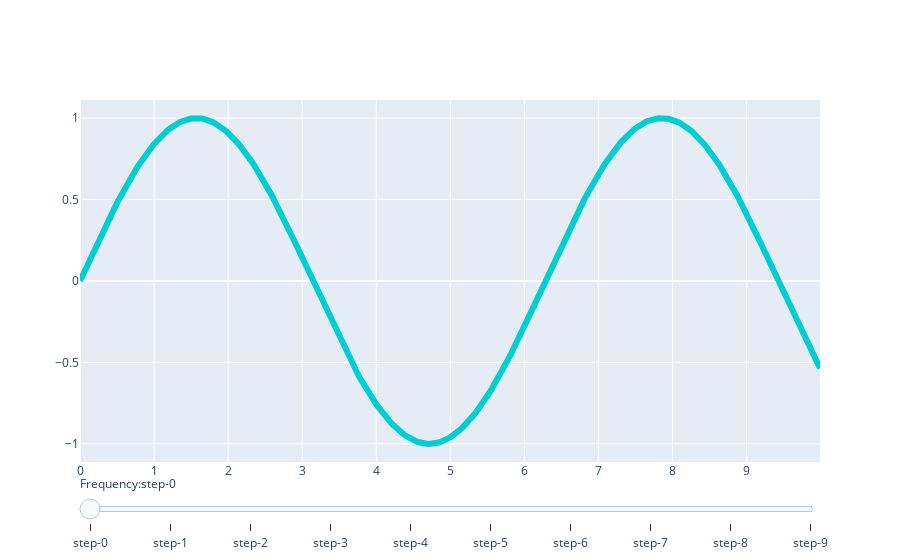

Notebook source saved alongside this figure:
### Code cell
import plotly.graph_objects as go
import numpy as np

# Create figure
fig = go.Figure()

# Add traces, one for each slider step
for step in np.arange(0, 10, 1):
    fig.add_trace(
        go.Scatter(
            visible=False,
            line=dict(color="#00CED1", width=6),
            name="𝜈 = " + str(step),
            x=np.arange(0, 10, 0.01),
            y=np.sin(step * np.arange(0, 10, 0.01))))

# Make 10th trace visible
fig.data[1].visible = True

# Create and add slider
steps = []
for i in range(len(fig.data)):
    step = dict(
        method="restyle",
        args=["visible", [False] * len(fig.data)],
    )
    step["args"][1][i] = True  # Toggle i'th trace to "visible"
    steps.append(step)
    arg=["visible", [False] * len(fig.data)]
sliders = [dict(
    active=10,   #默认值
    currentvalue={"prefix": "Frequency:"},    #滑动条显示的名称；
    pad={"t": 10},    # 调节滑动条的位置,单位像素；
    steps=steps
)]

fig.update_layout(
    sliders=sliders
)

### Figure 1 — Plotly figure (JSON) as saved in the notebook; plotly's stock layout.template omitted (floating-point values rounded to 4 significant figures; data arrays with more than 128 entries replaced by an {"elided": "..."} marker saying what was removed)
{"data": [{"line": {"color": "#00CED1", "width": 6}, "name": "𝜈 = 0", "type": "scatter", "visible": false, "x": {"elided": "1000 float values"}, "y": {"elided": "1000 int values"}}, {"line": {"color": "#00CED1", "width": 6}, "name": "𝜈 = 1", "type": "scatter", "visible": true, "x": {"elided": "1000 float values"}, "y": {"elided": "1000 float values"}}, {"line": {"color": "#00CED1", "width": 6}, "name": "𝜈 = 2", "type": "scatter", "visible": false, "x": {"elided": "1000 float values"}, "y": {"elided": "1000 float values"}}, {"line": {"color": "#00CED1", "width": 6}, "name": "𝜈 = 3", "type": "scatter", "visible": false, "x": {"elided": "1000 float values"}, "y": {"elided": "1000 float values"}}, {"line": {"color": "#00CED1", "width": 6}, "name": "𝜈 = 4", "type": "scatter", "visible": false, "x": {"elided": "1000 float values"}, "y": {"elided": "1000 float values"}}, {"line": {"color": "#00CED1", "width": 6}, "name": "𝜈 = 5", "type": "scatter", "visible": false, "x": {"elided": "1000 float values"}, "y": {"elided": "1000 float values"}}, {"line": {"color": "#00CED1", "width": 6}, "name": "𝜈 = 6", "type": "scatter", "visible": false, "x": {"elided": "1000 float values"}, "y": {"elided": "1000 float values"}}, {"line": {"color": "#00CED1", "width": 6}, "name": "𝜈 = 7", "type": "scatter", "visible": false, "x": {"elided": "1000 float values"}, "y": {"elided": "1000 float values"}}, {"line": {"color": "#00CED1", "width": 6}, "name": "𝜈 = 8", "type": "scatter", "visible": false, "x": {"elided": "1000 float values"}, "y": {"elided": "1000 float values"}}, {"line": {"color": "#00CED1", "width": 6}, "name": "𝜈 = 9", "type": "scatter", "visible": false, "x": {"elided": "1000 float values"}, "y": {"elided": "1000 float values"}}], "layout": {"sliders": [{"active": 10, "currentvalue": {"prefix": "Frequency:"}, "pad": {"t": 10}, "steps": [{"args": ["visible", [true, false, false, false, false, false, false, false, false, false]], "method": "restyle"}, {"args": ["visible", [false, true, false, false, false, false, false, false, false, false]], "method": "restyle"}, {"args": ["visible", [false, false, true, false, false, false, false, false, false, false]], "method": "restyle"}, {"args": ["visible", [false, false, false, true, false, false, false, false, false, false]], "method": "restyle"}, {"args": ["visible", [false, false, false, false, true, false, false, false, false, false]], "method": "restyle"}, {"args": ["visible", [false, false, false, false, false, true, false, false, false, false]], "method": "restyle"}, {"args": ["visible", [false, false, false, false, false, false, true, false, false, false]], "method": "restyle"}, {"args": ["visible", [false, false, false, false, false, false, false, true, false, false]], "method": "restyle"}, {"args": ["visible", [false, false, false, false, false, false, false, false, true, false]], "method": "restyle"}, {"args": ["visible", [false, false, false, false, false, false, false, false, false, true]], "method": "restyle"}]}]}}
